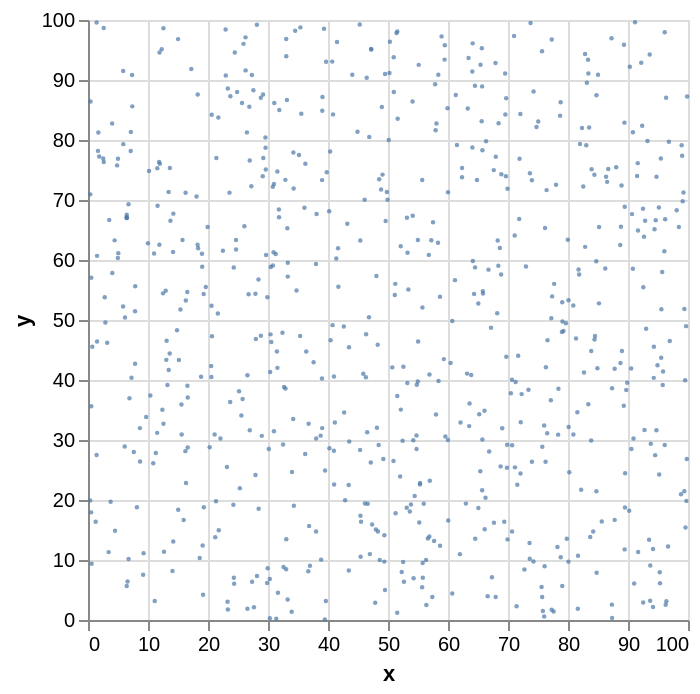

The cell this chart's notebook holds for it:
### Markdown cell above
And now the same but using altair instead of seaborn. The syntax for building this type in Altair is pretty straight forward.

### Code cell
# Basic scatterplot in Altair
alt.Chart(df).mark_circle(size=5).encode(
    x='x',
    y='y')

### Figure 1 — Vega-Lite specification as saved in the notebook (floating-point values rounded to 4 significant figures; data arrays with more than 128 entries replaced by an {"elided": "..."} marker saying what was removed)
{"config": {"view": {"continuousWidth": 300, "continuousHeight": 300}}, "data": {"name": "data-daf5005bba0650cc9e62676a31b082b3"}, "mark": {"type": "circle", "size": 5}, "encoding": {"x": {"field": "x", "type": "quantitative"}, "y": {"field": "y", "type": "quantitative"}}, "$schema": "https://vega.github.io/schema/vega-lite/v6.4.1.json", "datasets": {"data-daf5005bba0650cc9e62676a31b082b3": {"elided": "700 records"}}}
